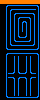

Tiled map render using the project's own tile images. Description and the whole map definition, tile-layer contents included, below:
An orthogonal 10x25 tile map with 4x4 px tiles, 1 tile layer (Capa de Patrones 1).

<map version="1.0" tiledversion="1.0.2" orientation="orthogonal" renderorder="right-down" width="10" height="25" tilewidth="4" tileheight="4" nextobjectid="1">
 <tileset firstgid="1" source="tilesetFactory.tsx" />
 <layer name="Capa de Patrones 1" width="10" height="25">
  <data encoding="csv">
14,14,14,14,14,14,14,14,14,14,
13,1,6,6,6,6,6,6,6,2,
13,5,1,6,6,6,6,6,6,5,
13,5,5,1,6,6,6,6,2,5,
13,5,5,5,1,6,6,2,5,5,
13,5,5,5,5,1,2,5,5,5,
13,5,5,5,5,5,5,5,5,5,
13,5,5,5,5,5,5,5,5,5,
13,5,5,5,5,13,5,5,5,5,
13,5,5,5,9,6,10,5,5,5,
13,5,5,9,6,6,6,10,5,5,
13,5,9,6,6,6,6,6,10,5,
13,9,6,6,6,6,6,6,6,10,
13,1,6,6,6,6,6,6,6,2,
13,5,13,5,5,13,5,5,13,5,
13,5,13,5,5,13,5,5,13,5,
13,5,13,5,5,13,5,5,13,5,
13,5,13,5,5,13,5,5,13,5,
13,5,6,10,9,6,10,9,6,5,
13,5,6,2,1,6,2,1,6,5,
13,5,13,5,5,13,5,5,13,5,
13,5,13,5,5,13,5,5,13,5,
13,5,13,5,5,13,5,5,13,5,
13,5,13,5,5,13,5,5,13,5,
13,9,6,6,6,6,6,6,6,10
</data>
 </layer>
</map>
